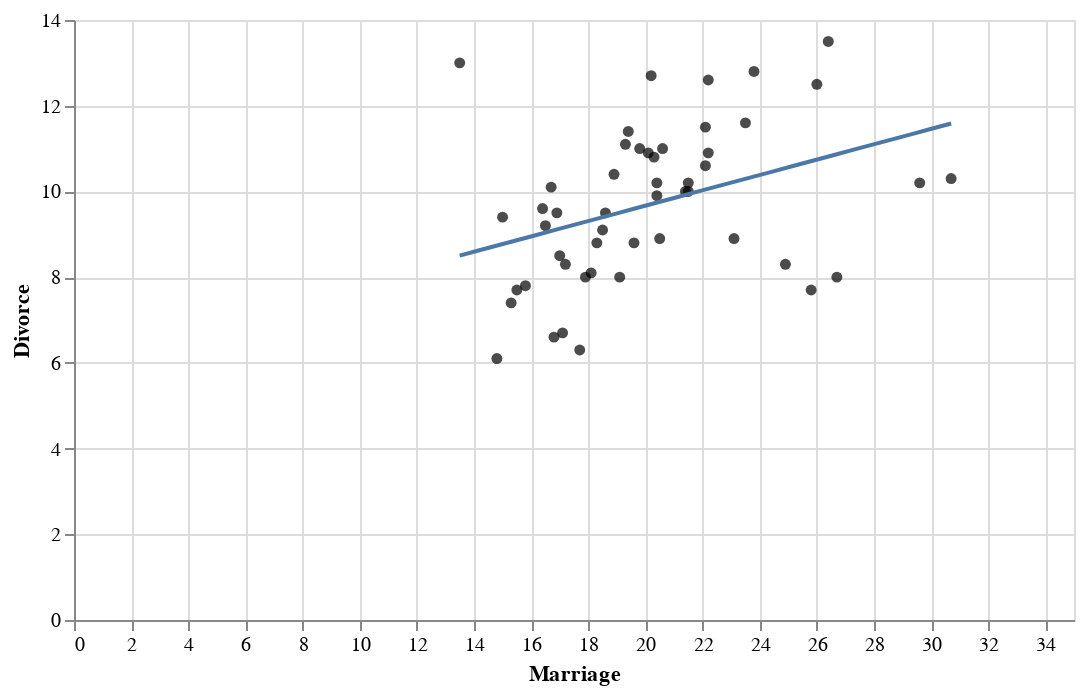

The notebook cell saved with this chart:
### Code cell
base = alt.Chart(dset, width=500).mark_circle(color="black").encode(
        alt.X("Marriage"), alt.Y("Divorce")
)

polynomial_fit = base.transform_regression(
        "Marriage", "Divorce", method="poly", order=1, as_=["Marriage", "Best fit"]
    ).mark_line().transform_fold(
        ["Best fit"], as_=["degree", "Divorce"]
    )

base + polynomial_fit

### Figure 1 — Vega-Lite specification as saved in the notebook (floating-point values rounded to 4 significant figures)
{"config": {"view": {"continuousWidth": 300, "continuousHeight": 300}}, "layer": [{"mark": {"type": "circle", "color": "black"}, "encoding": {"x": {"field": "Marriage", "type": "quantitative"}, "y": {"field": "Divorce", "type": "quantitative"}}}, {"mark": {"type": "line"}, "encoding": {"x": {"field": "Marriage", "type": "quantitative"}, "y": {"field": "Divorce", "type": "quantitative"}}, "transform": [{"on": "Marriage", "regression": "Divorce", "method": "poly", "order": 1, "as": ["Marriage", "Best fit"]}, {"fold": ["Best fit"], "as": ["degree", "Divorce"]}]}], "data": {"name": "data-867c4855ed8d5e3111b9f1d7034f8fb7"}, "width": 500, "$schema": "https://vega.github.io/schema/vega-lite/v5.17.0.json", "datasets": {"data-867c4855ed8d5e3111b9f1d7034f8fb7": [{"Location": "Alabama", "Loc": "AL", "Population": 4.78, "MedianAgeMarriage": 25.3, "Marriage": 20.2, "Marriage SE": 1.27, "Divorce": 12.7, "Divorce SE": 0.79, "WaffleHouses": 128, "South": 1, "Slaves1860": 435080, "Population1860": 964201, "PropSlaves1860": 0.45}, {"Location": "Alaska", "Loc": "AK", "Population": 0.71, "MedianAgeMarriage": 25.2, "Marriage": 26.0, "Marriage SE": 2.93, "Divorce": 12.5, "Divorce SE": 2.05, "WaffleHouses": 0, "South": 0, "Slaves1860": 0, "Population1860": 0, "PropSlaves1860": 0.0}, {"Location": "Arizona", "Loc": "AZ", "Population": 6.33, "MedianAgeMarriage": 25.8, "Marriage": 20.3, "Marriage SE": 0.98, "Divorce": 10.8, "Divorce SE": 0.74, "WaffleHouses": 18, "South": 0, "Slaves1860": 0, "Population1860": 0, "PropSlaves1860": 0.0}, {"Location": "Arkansas", "Loc": "AR", "Population": 2.92, "MedianAgeMarriage": 24.3, "Marriage": 26.4, "Marriage SE": 1.7, "Divorce": 13.5, "Divorce SE": 1.22, "WaffleHouses": 41, "South": 1, "Slaves1860": 111115, "Population1860": 435450, "PropSlaves1860": 0.26}, {"Location": "California", "Loc": "CA", "Population": 37.25, "MedianAgeMarriage": 26.8, "Marriage": 19.1, "Marriage SE": 0.39, "Divorce": 8.0, "Divorce SE": 0.24, "WaffleHouses": 0, "South": 0, "Slaves1860": 0, "Population1860": 379994, "PropSlaves1860": 0.0}, {"Location": "Colorado", "Loc": "CO", "Population": 5.03, "MedianAgeMarriage": 25.7, "Marriage": 23.5, "Marriage SE": 1.24, "Divorce": 11.6, "Divorce SE": 0.94, "WaffleHouses": 11, "South": 0, "Slaves1860": 0, "Population1860": 34277, "PropSlaves1860": 0.0}, {"Location": "Connecticut", "Loc": "CT", "Population": 3.57, "MedianAgeMarriage": 27.6, "Marriage": 17.1, "Marriage SE": 1.06, "Divorce": 6.7, "Divorce SE": 0.77, "WaffleHouses": 0, "South": 0, "Slaves1860": 0, "Population1860": 460147, "PropSlaves1860": 0.0}, {"Location": "Delaware", "Loc": "DE", "Population": 0.9, "MedianAgeMarriage": 26.6, "Marriage": 23.1, "Marriage SE": 2.89, "Divorce": 8.9, "Divorce SE": 1.39, "WaffleHouses": 3, "South": 0, "Slaves1860": 1798, "Population1860": 112216, "PropSlaves1860": 0.016}, {"Location": "District of Columbia", "Loc": "DC", "Population": 0.6, "MedianAgeMarriage": 29.7, "Marriage": 17.7, "Marriage SE": 2.53, "Divorce": 6.3, "Divorce SE": 1.89, "WaffleHouses": 0, "South": 0, "Slaves1860": 0, "Population1860": 75080, "PropSlaves1860": 0.0}, {"Location": "Florida", "Loc": "FL", "Population": 18.8, "MedianAgeMarriage": 26.4, "Marriage": 17.0, "Marriage SE": 0.58, "Divorce": 8.5, "Divorce SE": 0.32, "WaffleHouses": 133, "South": 1, "Slaves1860": 61745, "Population1860": 140424, "PropSlaves1860": 0.44}, {"Location": "Georgia", "Loc": "GA", "Population": 9.69, "MedianAgeMarriage": 25.9, "Marriage": 22.1, "Marriage SE": 0.81, "Divorce": 11.5, "Divorce SE": 0.58, "WaffleHouses": 381, "South": 1, "Slaves1860": 462198, "Population1860": 1057286, "PropSlaves1860": 0.44}, {"Location": "Hawaii", "Loc": "HI", "Population": 1.36, "MedianAgeMarriage": 26.9, "Marriage": 24.9, "Marriage SE": 2.54, "Divorce": 8.3, "Divorce SE": 1.27, "WaffleHouses": 0, "South": 0, "Slaves1860": 0, "Population1860": 0, "PropSlaves1860": 0.0}, {"Location": "Idaho", "Loc": "ID", "Population": 1.57, "MedianAgeMarriage": 23.2, "Marriage": 25.8, "Marriage SE": 1.84, "Divorce": 7.7, "Divorce SE": 1.05, "WaffleHouses": 0, "South": 0, "Slaves1860": 0, "Population1860": 0, "PropSlaves1860": 0.0}, {"Location": "Illinois", "Loc": "IL", "Population": 12.83, "MedianAgeMarriage": 27.0, "Marriage": 17.9, "Marriage SE": 0.58, "Divorce": 8.0, "Divorce SE": 0.45, "WaffleHouses": 2, "South": 0, "Slaves1860": 0, "Population1860": 1711951, "PropSlaves1860": 0.0}, {"Location": "Indiana", "Loc": "IN", "Population": 6.48, "MedianAgeMarriage": 25.7, "Marriage": 19.8, "Marriage SE": 0.81, "Divorce": 11.0, "Divorce SE": 0.63, "WaffleHouses": 17, "South": 0, "Slaves1860": 0, "Population1860": 1350428, "PropSlaves1860": 0.0}, {"Location": "Iowa", "Loc": "IA", "Population": 3.05, "MedianAgeMarriage": 25.4, "Marriage": 21.5, "Marriage SE": 1.46, "Divorce": 10.2, "Divorce SE": 0.91, "WaffleHouses": 0, "South": 0, "Slaves1860": 0, "Population1860": 674913, "PropSlaves1860": 0.0}, {"Location": "Kansas", "Loc": "KS", "Population": 2.85, "MedianAgeMarriage": 25.0, "Marriage": 22.1, "Marriage SE": 1.48, "Divorce": 10.6, "Divorce SE": 1.09, "WaffleHouses": 6, "South": 0, "Slaves1860": 2, "Population1860": 107206, "PropSlaves1860": 1.9e-05}, {"Location": "Kentucky", "Loc": "KY", "Population": 4.34, "MedianAgeMarriage": 24.8, "Marriage": 22.2, "Marriage SE": 1.11, "Divorce": 12.6, "Divorce SE": 0.75, "WaffleHouses": 64, "South": 1, "Slaves1860": 225483, "Population1860": 1155684, "PropSlaves1860": 0.0}, {"Location": "Louisiana", "Loc": "LA", "Population": 4.53, "MedianAgeMarriage": 25.9, "Marriage": 20.6, "Marriage SE": 1.19, "Divorce": 11.0, "Divorce SE": 0.89, "WaffleHouses": 66, "South": 1, "Slaves1860": 331726, "Population1860": 708002, "PropSlaves1860": 0.47}, {"Location": "Maine", "Loc": "ME", "Population": 1.33, "MedianAgeMarriage": 26.4, "Marriage": 13.5, "Marriage SE": 1.4, "Divorce": 13.0, "Divorce SE": 1.48, "WaffleHouses": 0, "South": 0, "Slaves1860": 0, "Population1860": 628279, "PropSlaves1860": 0.0}, {"Location": "Maryland", "Loc": "MD", "Population": 5.77, "MedianAgeMarriage": 27.3, "Marriage": 18.3, "Marriage SE": 1.02, "Divorce": 8.8, "Divorce SE": 0.69, "WaffleHouses": 11, "South": 0, "Slaves1860": 87189, "Population1860": 687049, "PropSlaves1860": 0.13}, {"Location": "Massachusetts", "Loc": "MA", "Population": 6.55, "MedianAgeMarriage": 28.5, "Marriage": 15.8, "Marriage SE": 0.7, "Divorce": 7.8, "Divorce SE": 0.52, "WaffleHouses": 0, "South": 0, "Slaves1860": 0, "Population1860": 1231066, "PropSlaves1860": 0.0}, {"Location": "Michigan", "Loc": "MI", "Population": 9.88, "MedianAgeMarriage": 26.4, "Marriage": 16.5, "Marriage SE": 0.69, "Divorce": 9.2, "Divorce SE": 0.53, "WaffleHouses": 0, "South": 0, "Slaves1860": 0, "Population1860": 749113, "PropSlaves1860": 0.0}, {"Location": "Minnesota", "Loc": "MN", "Population": 5.3, "MedianAgeMarriage": 26.3, "Marriage": 15.3, "Marriage SE": 0.77, "Divorce": 7.4, "Divorce SE": 0.6, "WaffleHouses": 0, "South": 0, "Slaves1860": 0, "Population1860": 172023, "PropSlaves1860": 0.0}, {"Location": "Mississippi", "Loc": "MS", "Population": 2.97, "MedianAgeMarriage": 25.8, "Marriage": 19.3, "Marriage SE": 1.54, "Divorce": 11.1, "Divorce SE": 1.01, "WaffleHouses": 72, "South": 1, "Slaves1860": 436631, "Population1860": 791305, "PropSlaves1860": 0.55}, {"Location": "Missouri", "Loc": "MO", "Population": 5.99, "MedianAgeMarriage": 25.6, "Marriage": 18.6, "Marriage SE": 0.81, "Divorce": 9.5, "Divorce SE": 0.67, "WaffleHouses": 39, "South": 1, "Slaves1860": 114931, "Population1860": 1182012, "PropSlaves1860": 0.097}, {"Location": "Montana", "Loc": "MT", "Population": 0.99, "MedianAgeMarriage": 25.7, "Marriage": 18.5, "Marriage SE": 2.31, "Divorce": 9.1, "Divorce SE": 1.71, "WaffleHouses": 0, "South": 0, "Slaves1860": 0, "Population1860": 0, "PropSlaves1860": 0.0}, {"Location": "Nebraska", "Loc": "NE", "Population": 1.83, "MedianAgeMarriage": 25.4, "Marriage": 19.6, "Marriage SE": 1.44, "Divorce": 8.8, "Divorce SE": 0.94, "WaffleHouses": 0, "South": 0, "Slaves1860": 15, "Population1860": 28841, "PropSlaves1860": 0.00052}, {"Location": "New Hampshire", "Loc": "NH", "Population": 1.32, "MedianAgeMarriage": 26.8, "Marriage": 16.7, "Marriage SE": 1.76, "Divorce": 10.1, "Divorce SE": 1.61, "WaffleHouses": 0, "South": 0, "Slaves1860": 0, "Population1860": 326073, "PropSlaves1860": 0.0}, {"Location": "New Jersey", "Loc": "NJ", "Population": 8.79, "MedianAgeMarriage": 27.7, "Marriage": 14.8, "Marriage SE": 0.59, "Divorce": 6.1, "Divorce SE": 0.46, "WaffleHouses": 0, "South": 0, "Slaves1860": 18, "Population1860": 672035, "PropSlaves1860": 2.7e-05}, {"Location": "New Mexico", "Loc": "NM", "Population": 2.06, "MedianAgeMarriage": 25.8, "Marriage": 20.4, "Marriage SE": 1.9, "Divorce": 10.2, "Divorce SE": 1.11, "WaffleHouses": 2, "South": 0, "Slaves1860": 0, "Population1860": 93516, "PropSlaves1860": 0.0}, {"Location": "New York", "Loc": "NY", "Population": 19.38, "MedianAgeMarriage": 28.4, "Marriage": 16.8, "Marriage SE": 0.47, "Divorce": 6.6, "Divorce SE": 0.31, "WaffleHouses": 0, "South": 0, "Slaves1860": 0, "Population1860": 3880735, "PropSlaves1860": 0.0}, {"Location": "North Carolina", "Loc": "NC", "Population": 9.54, "MedianAgeMarriage": 25.7, "Marriage": 20.4, "Marriage SE": 0.98, "Divorce": 9.9, "Divorce SE": 0.48, "WaffleHouses": 142, "South": 1, "Slaves1860": 331059, "Population1860": 992622, "PropSlaves1860": 0.33}, {"Location": "North Dakota", "Loc": "ND", "Population": 0.67, "MedianAgeMarriage": 25.3, "Marriage": 26.7, "Marriage SE": 2.93, "Divorce": 8.0, "Divorce SE": 1.44, "WaffleHouses": 0, "South": 0, "Slaves1860": 0, "Population1860": 0, "PropSlaves1860": 0.0}, {"Location": "Ohio", "Loc": "OH", "Population": 11.54, "MedianAgeMarriage": 26.3, "Marriage": 16.9, "Marriage SE": 0.61, "Divorce": 9.5, "Divorce SE": 0.45, "WaffleHouses": 64, "South": 0, "Slaves1860": 0, "Population1860": 2339511, "PropSlaves1860": 0.0}, {"Location": "Oklahoma", "Loc": "OK", "Population": 3.75, "MedianAgeMarriage": 24.4, "Marriage": 23.8, "Marriage SE": 1.29, "Divorce": 12.8, "Divorce SE": 1.01, "WaffleHouses": 16, "South": 0, "Slaves1860": 0, "Population1860": 0, "PropSlaves1860": 0.0}, {"Location": "Oregon", "Loc": "OR", "Population": 3.83, "MedianAgeMarriage": 26.0, "Marriage": 18.9, "Marriage SE": 1.1, "Divorce": 10.4, "Divorce SE": 0.8, "WaffleHouses": 0, "South": 0, "Slaves1860": 0, "Population1860": 52465, "PropSlaves1860": 0.0}, {"Location": "Pennsylvania", "Loc": "PA", "Population": 12.7, "MedianAgeMarriage": 27.1, "Marriage": 15.5, "Marriage SE": 0.48, "Divorce": 7.7, "Divorce SE": 0.43, "WaffleHouses": 11, "South": 0, "Slaves1860": 0, "Population1860": 2906215, "PropSlaves1860": 0.0}, {"Location": "Rhode Island", "Loc": "RI", "Population": 1.05, "MedianAgeMarriage": 28.2, "Marriage": 15.0, "Marriage SE": 2.11, "Divorce": 9.4, "Divorce SE": 1.79, "WaffleHouses": 0, "South": 0, "Slaves1860": 0, "Population1860": 174620, "PropSlaves1860": 0.0}, {"Location": "South Carolina", "Loc": "SC", "Population": 4.63, "MedianAgeMarriage": 26.4, "Marriage": 18.1, "Marriage SE": 1.18, "Divorce": 8.1, "Divorce SE": 0.7, "WaffleHouses": 144, "South": 1, "Slaves1860": 402406, "Population1860": 703708, "PropSlaves1860": 0.57}, {"Location": "South Dakota", "Loc": "SD", "Population": 0.81, "MedianAgeMarriage": 25.6, "Marriage": 20.1, "Marriage SE": 2.64, "Divorce": 10.9, "Divorce SE": 2.5, "WaffleHouses": 0, "South": 0, "Slaves1860": 0, "Population1860": 4837, "PropSlaves1860": 0.0}, {"Location": "Tennessee", "Loc": "TN", "Population": 6.35, "MedianAgeMarriage": 25.2, "Marriage": 19.4, "Marriage SE": 0.85, "Divorce": 11.4, "Divorce SE": 0.75, "WaffleHouses": 103, "South": 1, "Slaves1860": 275719, "Population1860": 1109801, "PropSlaves1860": 0.2}, {"Location": "Texas", "Loc": "TX", "Population": 25.15, "MedianAgeMarriage": 25.2, "Marriage": 21.5, "Marriage SE": 0.61, "Divorce": 10.0, "Divorce SE": 0.35, "WaffleHouses": 99, "South": 1, "Slaves1860": 182566, "Population1860": 604215, "PropSlaves1860": 0.3}, {"Location": "Utah", "Loc": "UT", "Population": 2.76, "MedianAgeMarriage": 23.3, "Marriage": 29.6, "Marriage SE": 1.77, "Divorce": 10.2, "Divorce SE": 0.93, "WaffleHouses": 0, "South": 0, "Slaves1860": 0, "Population1860": 40273, "PropSlaves1860": 0.0}, {"Location": "Vermont", "Loc": "VT", "Population": 0.63, "MedianAgeMarriage": 26.9, "Marriage": 16.4, "Marriage SE": 2.4, "Divorce": 9.6, "Divorce SE": 1.87, "WaffleHouses": 0, "South": 0, "Slaves1860": 0, "Population1860": 315098, "PropSlaves1860": 0.0}, {"Location": "Virginia", "Loc": "VA", "Population": 8.0, "MedianAgeMarriage": 26.4, "Marriage": 20.5, "Marriage SE": 0.83, "Divorce": 8.9, "Divorce SE": 0.52, "WaffleHouses": 40, "South": 1, "Slaves1860": 490865, "Population1860": 1219630, "PropSlaves1860": 0.4}, {"Location": "Washington", "Loc": "WA", "Population": 6.72, "MedianAgeMarriage": 25.9, "Marriage": 21.4, "Marriage SE": 1.0, "Divorce": 10.0, "Divorce SE": 0.65, "WaffleHouses": 0, "South": 0, "Slaves1860": 0, "Population1860": 11594, "PropSlaves1860": 0.0}, {"Location": "West Virginia", "Loc": "WV", "Population": 1.85, "MedianAgeMarriage": 25.0, "Marriage": 22.2, "Marriage SE": 1.69, "Divorce": 10.9, "Divorce SE": 1.34, "WaffleHouses": 4, "South": 1, "Slaves1860": 18371, "Population1860": 376688, "PropSlaves1860": 0.049}, {"Location": "Wisconsin", "Loc": "WI", "Population": 5.69, "MedianAgeMarriage": 26.3, "Marriage": 17.2, "Marriage SE": 0.79, "Divorce": 8.3, "Divorce SE": 0.57, "WaffleHouses": 0, "South": 0, "Slaves1860": 0, "Population1860": 775881, "PropSlaves1860": 0.0}, {"Location": "Wyoming", "Loc": "WY", "Population": 0.56, "MedianAgeMarriage": 24.2, "Marriage": 30.7, "Marriage SE": 3.92, "Divorce": 10.3, "Divorce SE": 1.9, "WaffleHouses": 0, "South": 0, "Slaves1860": 0, "Population1860": 0, "PropSlaves1860": 0.0}]}}
